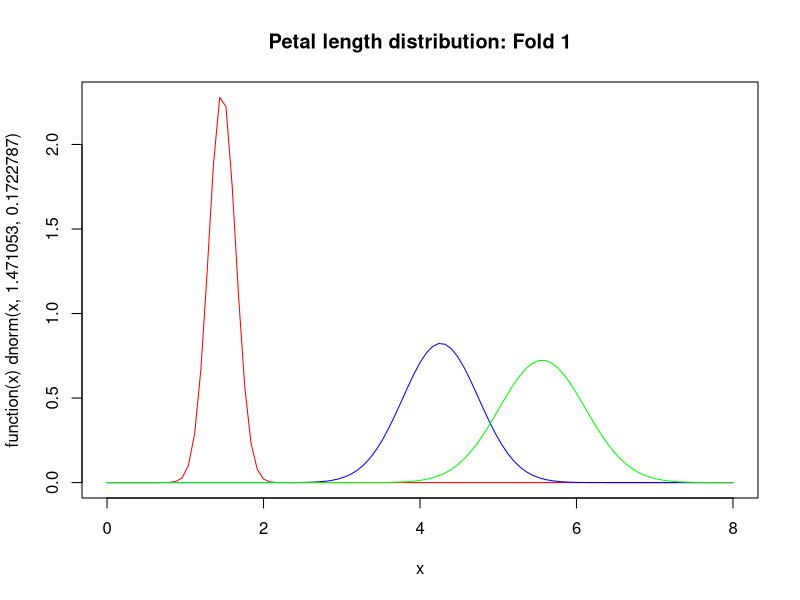
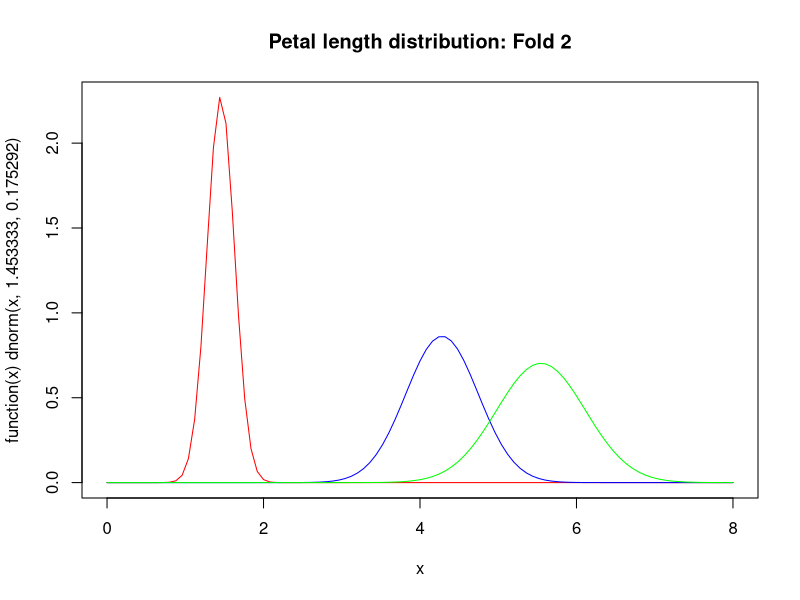
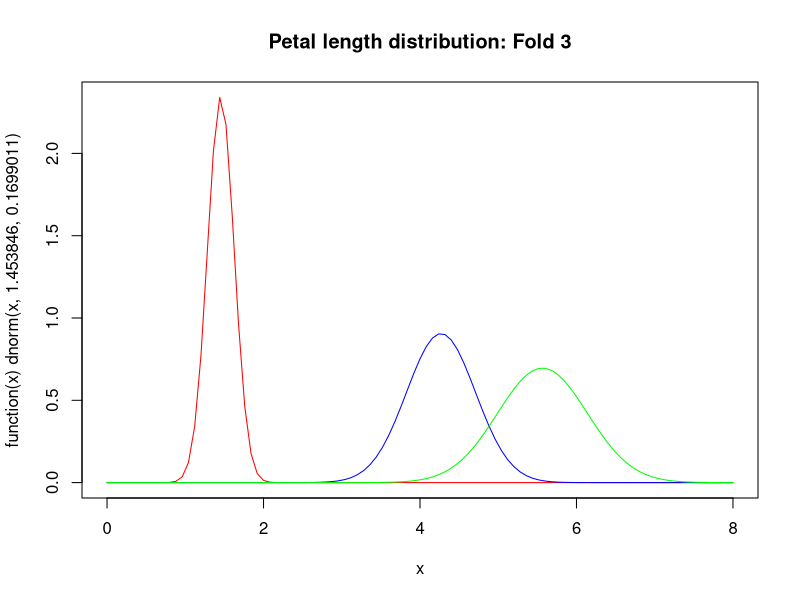
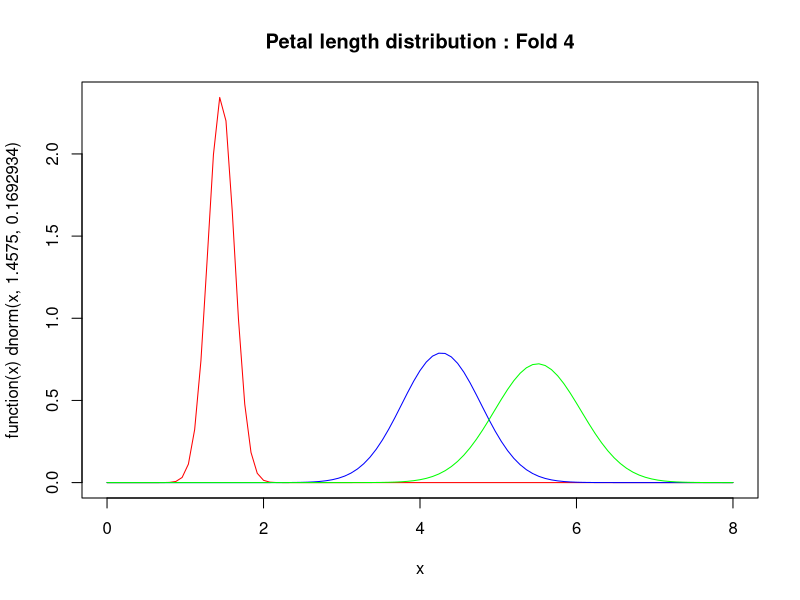
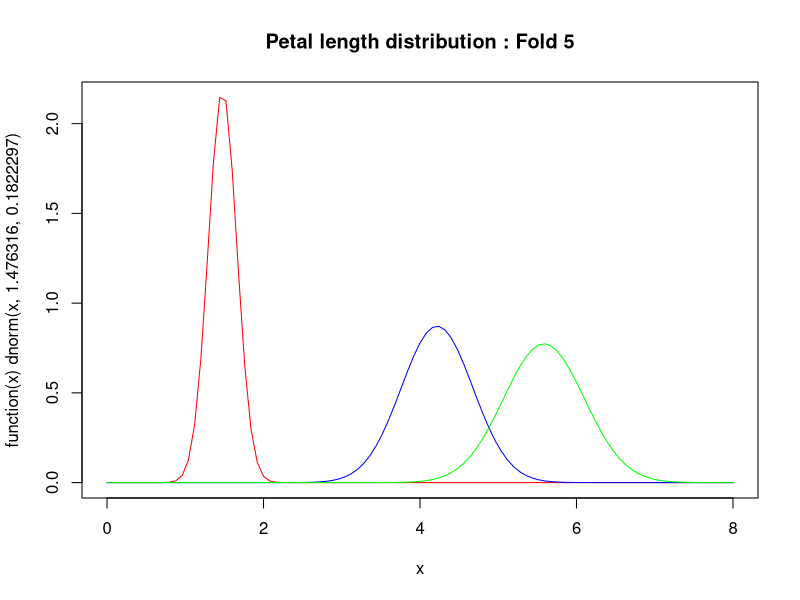

Source code (R) for these figures, in order:
### HW 3 - Naive Bayes Classifier with Cross Validation (5-Fold Hard Coded) ###

######################
### Pre-processing ###
######################

## load the NaiveBayes package e0171 from the library ##
library("e1071")

## Set the "data" variable to the "iris" dataset that comes preloaded in R ##
data <- iris

################################################
## Create Training/Test Splits on the dataset ##
################################################
## Initiate the randomization by setting the seed ##
set.seed(072413)

N <- nrow(data)

randomize <- sample(1:N)

train.attributes1 <- data[-randomize[1:30],-5]
train.labels1 <- data[-randomize[1:30], 5]
test.attributes1 <- data[randomize[1:30], -5]
test.labels1 <- data[randomize[1:30], 5]

train.attributes2 <- data[-randomize[31:60],-5]
train.labels2 <- data[-randomize[31:60], 5]
test.attributes2 <- data[randomize[31:60], -5]
test.labels2 <- data[randomize[31:60], 5]

train.attributes3 <- data[-randomize[61:90],-5]
train.labels3 <- data[-randomize[61:90], 5]
test.attributes3 <- data[randomize[61:90], -5]
test.labels3 <- data[randomize[61:90], 5]

train.attributes4 <- data[-randomize[91:120],-5]
train.labels4 <- data[-randomize[91:120], 5]
test.attributes4 <- data[randomize[91:120], -5]
test.labels4 <- data[randomize[91:120], 5]

train.attributes5 <- data[-randomize[121:150],-5]
train.labels5 <- data[-randomize[121:150], 5]
test.attributes5 <- data[randomize[121:150], -5]
test.labels5 <- data[randomize[121:150], 5]

##################################
### APPLY THE NAIVEBAYES MODEL ###
##################################
##############
### Fold 1 ###
##############
### Run the NaiveBayes function on the 1st training set to determine the probablity distributions for the four attributes of each flower class ###
classifier1 <- naiveBayes(train.attributes1, train.labels1)
classifier1

### Apply the NaiveBayes Classifier distributions to the 1st training set in order to determine Fold 1 Training Error (total and rate) ###
train.results1 <- table(predict(classifier1, train.attributes1), train.labels1, dnn=list('predicted', 'actual'))
train.results1
train.predict1 <- predict(classifier1, train.attributes1)
train.err.totals1 <- sum(as.numeric(train.predict1 != train.labels1))
train.err.totals1
train.err.rate1 <- train.err.totals1 / length(train.labels1)
train.err.rate1

### Apply the NaiveBayes Classifier distributions to the 1st test set in order to determine Fold 1 Generalization Error (total and rate) ###
test.results1 <- table(predict(classifier1, test.attributes1), test.labels1, dnn=list('predicted', 'actual'))
test.results1
test.predict1 <- predict(classifier1, test.attributes1)
gen.err.totals1 <- sum(as.numeric(test.predict1 != test.labels1))
gen.err.totals1
gen.err.rate1 <- gen.err.totals1 / length(test.labels1)
gen.err.rate1

##############
### Fold 2 ###
##############
### Run the NaiveBayes function on the 2nd training set to determine the probablity distributions for the four attributes of each flower class ###
classifier2 <- naiveBayes(train.attributes2, train.labels2)
classifier2

### Apply the NaiveBayes Classifier distributions to the 2nd training set in order to determine Fold 2 Training Error (total and rate) ###
train.results2 <- table(predict(classifier2, train.attributes2), train.labels2, dnn=list('predicted', 'actual'))
train.results2
train.predict2 <- predict(classifier2, train.attributes2)
train.err.totals2 <- sum(as.numeric(train.predict2 != train.labels2))
train.err.totals2
train.err.rate2 <- train.err.totals2 / length(train.labels2)
train.err.rate2

### Apply the NaiveBayes Classifier distributions to the 2nd test set in order to determine Fold 2 Generalization Error (total and rate) ###
test.results2 <- table(predict(classifier2, test.attributes2), test.labels2, dnn=list('predicted', 'actual'))
test.results2
test.predict2 <- predict(classifier2, test.attributes2)
gen.err.totals2 <- sum(as.numeric(test.predict2 != test.labels2))
gen.err.totals2
gen.err.rate2 <- gen.err.totals2 / length(test.labels2)
gen.err.rate2

##############
### Fold 3 ###
##############
### Run the NaiveBayes function on the 3rd training set to determine the probablity distributions for the four attributes of each flower class ###
classifier3 <- naiveBayes(train.attributes3, train.labels3)
classifier3

### Apply the NaiveBayes Classifier distributions to the 3rd training set in order to determine Fold 3 Training Error (total and rate) ###
train.results3 <- table(predict(classifier3, train.attributes3), train.labels3, dnn=list('predicted', 'actual'))
train.results3
train.predict3 <- predict(classifier3, train.attributes3)
train.err.totals3 <- sum(as.numeric(train.predict3 != train.labels3))
train.err.totals3
train.err.rate3 <- train.err.totals3 / length(train.labels3)
train.err.rate3

### Apply the NaiveBayes Classifier distributions to the 3rd test set in order to determine Fold 3 Generalization Error (total and rate) ###
test.results3 <- table(predict(classifier3, test.attributes3), test.labels3, dnn=list('predicted', 'actual'))
test.results3
test.predict3 <- predict(classifier3, test.attributes3)
gen.err.totals3 <- sum(as.numeric(test.predict3 != test.labels3))
gen.err.totals3
gen.err.rate3 <- gen.err.totals3 / length(test.labels3)
gen.err.rate3

##############
### Fold 4 ###
##############
### Run the NaiveBayes function on the 3rd training set to determine the probablity distributions for the four attributes of each flower class ###
classifier4 <- naiveBayes(train.attributes4, train.labels4)
classifier4

### Apply the NaiveBayes Classifier distributions to the 3rd training set in order to determine Fold 3 Training Error (total and rate) ###
train.results4 <- table(predict(classifier4, train.attributes4), train.labels4, dnn=list('predicted', 'actual'))
train.results4
train.predict4 <- predict(classifier4, train.attributes4)
train.err.totals4 <- sum(as.numeric(train.predict4 != train.labels4))
train.err.totals4
train.err.rate4 <- train.err.totals4 / length(train.labels4)
train.err.rate4

### Apply the NaiveBayes Classifier distributions to the 3rd test set in order to determine Fold 3 Generalization Error (total and rate) ###
test.results4 <- table(predict(classifier4, test.attributes4), test.labels4, dnn=list('predicted', 'actual'))
test.results4
test.predict4 <- predict(classifier4, test.attributes4)
gen.err.totals4 <- sum(as.numeric(test.predict4 != test.labels4))
gen.err.totals4
gen.err.rate4 <- gen.err.totals4 / length(test.labels4)
gen.err.rate4

##############
### Fold 5 ###
##############
### Run the NaiveBayes function on the 3rd training set to determine the probablity distributions for the four attributes of each flower class ###
classifier5 <- naiveBayes(train.attributes5, train.labels5)
classifier5

### Apply the NaiveBayes Classifier distributions to the 3rd training set in order to determine Fold 3 Training Error (total and rate) ###
train.results5 <- table(predict(classifier5, train.attributes5), train.labels5, dnn=list('predicted', 'actual'))
train.results5
train.predict5 <- predict(classifier5, train.attributes5)
train.err.totals5 <- sum(as.numeric(train.predict5 != train.labels5))
train.err.totals5
train.err.rate5 <- train.err.totals5 / length(train.labels5)
train.err.rate5

### Apply the NaiveBayes Classifier distributions to the 3rd test set in order to determine Fold 3 Generalization Error (total and rate) ###
test.results5 <- table(predict(classifier5, test.attributes5), test.labels5, dnn=list('predicted', 'actual'))
test.results5
test.predict5 <- predict(classifier5, test.attributes5)
gen.err.totals5 <- sum(as.numeric(test.predict5 != test.labels5))
gen.err.totals5
gen.err.rate5 <- gen.err.totals5 / length(test.labels5)
gen.err.rate5


#######################################
### OUTPUT THE RESULTS ONTO A GRAPH ###
#######################################
###Fold 1 Graphs for Petal Length Distributin Probabilties ###
classifier1$tables$Petal.Length
## 1st, create the plot for the distribution probabilty range for the Petal Length attribute of the Setosa plants ##
plot(function(x) dnorm(x, 1.471053, 0.1722787), 0, 8, col="red", main="Petal length distribution: Fold 1")
## Next, create the plot for the distribution probabilty range for the Petal Length attribute of the Versicolor plants ##
curve(dnorm(x, 4.264286, 0.4843006), add=TRUE, col="blue")
## Finally create the plot for the distribution probabilty range for the Petal Length attribute of the Virginica plants ##
curve(dnorm(x, 5.562500, 0.5508443 ), add=TRUE, col = "green")


###Fold 2 Graphs for Petal Length Distributin Probabilties ###
classifier2$tables$Petal.Length
## 1st, create the plot for the distribution probabilty range for the Petal Length attribute of the Setosa plants ##
plot(function(x) dnorm(x, 1.453333, 0.1752920), 0, 8, col="red", main="Petal length distribution: Fold 2")
## Next, create the plot for the distribution probabilty range for the Petal Length attribute of the Versicolor plants ##
curve(dnorm(x, 4.281579, 0.4625752), add=TRUE, col="blue")
## Finally create the plot for the distribution probabilty range for the Petal Length attribute of the Virginica plants ##
curve(dnorm(x, 5.545946, 0.5674478), add=TRUE, col = "green")


###Fold 3 Graphs for Petal Length Distributin Probabilties ###
classifier3$tables$Petal.Length
## 1st, create the plot for the distribution probabilty range for the Petal Length attribute of the Setosa plants ##
plot(function(x) dnorm(x, 1.453846, 0.1699011), 0, 8, col="red", main="Petal length distribution: Fold 3")
## Next, create the plot for the distribution probabilty range for the Petal Length attribute of the Versicolor plants ##
curve(dnorm(x, 4.268421, 0.4405802), add=TRUE, col="blue")
## Finally create the plot for the distribution probabilty range for the Petal Length attribute of the Virginica plants ##
curve(dnorm(x, 5.565116, 0.5731632), add=TRUE, col = "green")


###Fold 4 Graphs for Petal Length Distributin Probabilties ###
classifier4$tables$Petal.Length
## 1st, create the plot for the distribution probabilty range for the Petal Length attribute of the Setosa plants ##
plot(function(x) dnorm(x, 1.457500, 0.1692934), 0, 8, col="red", main="Petal length distribution : Fold 4")
## Next, create the plot for the distribution probabilty range for the Petal Length attribute of the Versicolor plants ##
curve(dnorm(x, 4.273684, 0.5054750), add=TRUE, col="blue")
## Finally create the plot for the distribution probabilty range for the Petal Length attribute of the Virginica plants ##
curve(dnorm(x, 5.504762, 0.5516947), add=TRUE, col = "green")


###Fold 5 Graphs for Petal Length Distributin Probabilties ###
classifier5$tables$Petal.Length
## 1st, create the plot for the distribution probabilty range for the Petal Length attribute of the Setosa plants ##
plot(function(x) dnorm(x, 1.476316, 0.1822297), 0, 8, col="red", main="Petal length distribution : Fold 5")
## Next, create the plot for the distribution probabilty range for the Petal Length attribute of the Versicolor plants ##
curve(dnorm(x, 4.218182, 0.4576343), add=TRUE, col="blue")
## Finally create the plot for the distribution probabilty range for the Petal Length attribute of the Virginica plants ##
curve(dnorm(x, 5.584211, 0.5159752 ), add=TRUE, col = "green")


###############################################
### Average of the 5 Generalization Errors ####
###############################################
## Average the Average Generalization Error Rates to determine the overall Generlaization  Error Rate for my NaiveBayes analysis ##
AveGenError <- (gen.err.rate1 + gen.err.rate2 + gen.err.rate3 + gen.err.rate4 + gen.err.rate5) / 5
cat('\n', 'The Overal Average Generalization Error Rate for this Naive Bayes Analysis is',AveGenError, '\n', sep = ' ')



##### Remaining Attrbiutes that I can create graphs for if time is really burning a hole in my pocket #####
#classifier1$tables$Petal.Width
#classifier1$tables$Sepal.Length
#classifier1$tables$Sepal.Width

#classifier2$tables$Petal.Width
#classifier2$tables$Sepal.Length
#classifier2$tables$Sepal.Width

#classifier3$tables$Petal.Width
#classifier3$tables$Sepal.Length
#classifier3$tables$Sepal.Width

#classifier4$tables$Petal.Width
#classifier4$tables$Sepal.Length
#classifier4$tables$Sepal.Width

#classifier5$tables$Petal.Width
#classifier5$tables$Sepal.Length
#classifier5$tables$Sepal.Width






